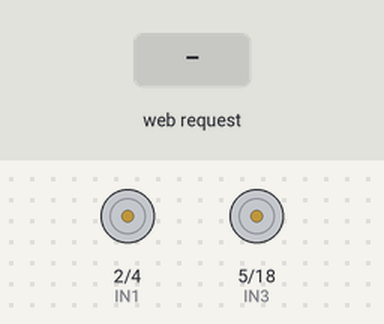
Recording of a sketch running on a simulated ESP32. Shown: motor-driver pin pairs drawn as motors (green arrow = first pin HIGH = forward, orange = second pin HIGH = backward, longer = more drive). Inputs (shaded band) come from the test bench. WiFi joins after 1.5 s; servers stay silent unless stated; what the sketch prints to the serial monitor is not drawn.

Above: at 2.7 s.
2.8 s: HTTP request GET /forward received
At 3.6 s:
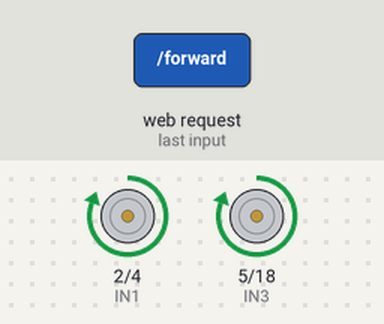
4.3 s: HTTP request GET /backward received
At 4.8 s:
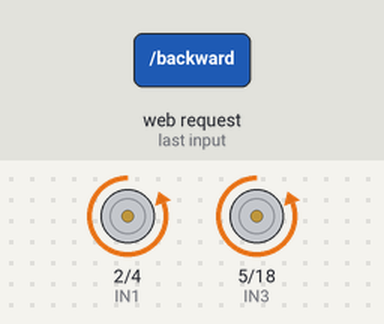
5.8 s: HTTP request GET /left received
At 7.0 s:
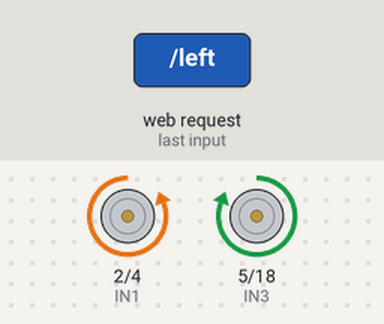
7.3 s: HTTP request GET /right received
At 8.3 s:
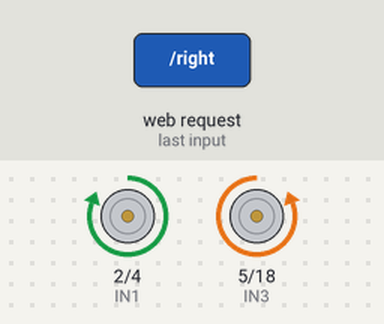
Timing chart, 0 to 9.8 s (numbered marks = the images above; inputs shaded):
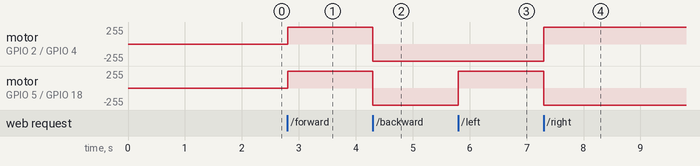

The sketch:

esp_maincode.ino
```cpp
#include <WiFi.h>
#include <Wire.h>
#include <Adafruit_AMG88xx.h>

// WiFi Credentials
const char* ssid = "SSID";
const char* password = "PASSWORD";

// Motor Control Pins enter as per your configs
#define IN1 2
#define IN2 4
#define IN3 5
#define IN4 18

// Thermal Sensor
Adafruit_AMG88xx amg;
WiFiServer server(80);

void setup() {
    Serial.begin(115200);

    // WiFi Setup
    WiFi.begin(ssid, password);
    while (WiFi.status() != WL_CONNECTED) {
        delay(500);
        Serial.print(".");
    }
    Serial.println("\nWiFi Connected!");
    Serial.print("ESP32 IP: ");
    Serial.println(WiFi.localIP());

    // Initialize Thermal Sensor
    if (!amg.begin()) {
        Serial.println("Failed to initialize AMG8833!");
        while (1);
    } else {
        Serial.println("AMG8833 Initialized!");
    }

    // Initialize Motor Pins
    pinMode(IN1, OUTPUT);
    pinMode(IN2, OUTPUT);
    pinMode(IN3, OUTPUT);
    pinMode(IN4, OUTPUT);

    server.begin();
}

// 🚗 Motor Control Functions
void moveForward() {
    Serial.println("Moving Forward");
    digitalWrite(IN1, HIGH);
    digitalWrite(IN2, LOW);
    digitalWrite(IN3, HIGH);
    digitalWrite(IN4, LOW);
}

void moveBackward() {
    Serial.println("Moving Backward");
    digitalWrite(IN1, LOW);
    digitalWrite(IN2, HIGH);
    digitalWrite(IN3, LOW);
    digitalWrite(IN4, HIGH);
}

void turnLeft() {
    Serial.println("Turning Left");
    digitalWrite(IN1, LOW);
    digitalWrite(IN2, HIGH);
    digitalWrite(IN3, HIGH);
    digitalWrite(IN4, LOW);
}

void turnRight() {
    Serial.println("Turning Right");
    digitalWrite(IN1, HIGH);
    digitalWrite(IN2, LOW);
    digitalWrite(IN3, LOW);
    digitalWrite(IN4, HIGH);
}

void stopMotors() {
    Serial.println("Motors Stopped");
    digitalWrite(IN1, LOW);
    digitalWrite(IN2, LOW);
    digitalWrite(IN3, LOW);
    digitalWrite(IN4, LOW);
}

// 🌡 Thermal Data
void sendThermalData(WiFiClient client) {
    float pixels[64];
    amg.readPixels(pixels);

    client.println("HTTP/1.1 200 OK");
    client.println("Content-Type: application/json");
    client.println("Connection: close");
    client.println();
    client.print("[");
    for (int i = 0; i < 64; i++) {
        client.print(pixels[i]);
        if (i < 63) client.print(",");
    }
    client.println("]");
}

// 🌐 Web Handling
void loop() {
    WiFiClient client = server.available();
    if (client) {
        String request = client.readStringUntil('\r');
        client.flush();

        Serial.println("Client connected");
        Serial.println("Request: " + request); // Debugging Request

        // Handle Motor Commands
        if (request.indexOf("/forward") != -1) {
            moveForward();
        } else if (request.indexOf("/backward") != -1) {
            moveBackward();
        } else if (request.indexOf("/left") != -1) {
            turnLeft();
        } else if (request.indexOf("/right") != -1) {
            turnRight();
        } else if (request.indexOf("/stop") != -1) {
            stopMotors();
        } else if (request.indexOf("/thermal_data") != -1) {
            Serial.println("Thermal Data Sent");
            sendThermalData(client);
        } else {
            Serial.println("Unknown Command Received");
        }

        client.stop();
    }
}
```

Measured:
- after the input at 2.8 s, motor on GPIO 2 (IN1) / GPIO 4 (IN2), motor on GPIO 5 (IN3) / GPIO 18 (IN4): stopped → forward 255/255 at once
- after the input at 4.3 s, motor on GPIO 2 (IN1) / GPIO 4 (IN2), motor on GPIO 5 (IN3) / GPIO 18 (IN4): forward 255/255 → backward 255/255 at once
- after the input at 5.8 s, motor on GPIO 5 (IN3) / GPIO 18 (IN4): backward 255/255 → forward 255/255 at once
- after the input at 7.3 s, motor on GPIO 2 (IN1) / GPIO 4 (IN2): backward 255/255 → forward 255/255 at once; motor on GPIO 5 (IN3) / GPIO 18 (IN4): forward 255/255 → backward 255/255 at once
